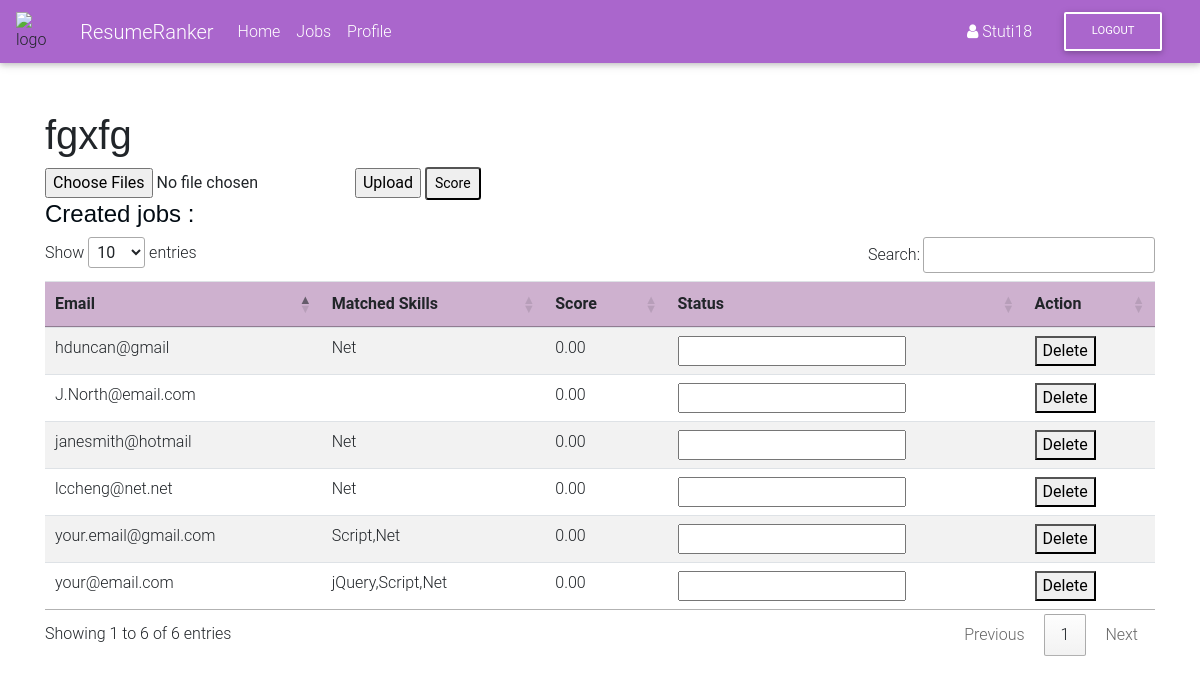
Page /job/48 (signed in) on the committed database.
### jobs/models.py (models this page shows)
class Job(models.Model):
    user = models.ForeignKey(User, on_delete=models.CASCADE)
    title = models.CharField(max_length=1000, blank=True)
    job_description = models.CharField(max_length=2000)
    skills = models.CharField(default=False,max_length=2000)
    status = models.CharField(default="NotScored",max_length=10)

class Resume(models.Model):
    job = models.ForeignKey(Job, on_delete=models.CASCADE)
    email = models.EmailField()
    skills = models.CharField(max_length=1000)
    score = models.DecimalField(default=0 , decimal_places=2 , max_digits=4)
    resume_data = models.CharField(max_length=5000)
    status = models.CharField(default="Not Shared",max_length=10)

### jobs/views.py (the view, shortened to what this page needs)
# urls.py: path('job/<int:pk>', jobDetail, name='jobDetail'),
@login_required
def jobDetail(request, pk):
    if request.method == "GET":
        current_job = Job.objects.get(user=request.user,id=pk)
        job = list(Job.objects.filter(user=request.user, id=pk).values())[0]
        resumes = list(Resume.objects.filter(job=current_job).values())
        return render(request, 'app/job.html',{"job": job,"resumes":resumes})

### templates/app/job.html (shortened to what this page needs)
{% extends "base.html" %}
{% block content %}
<h1> {{ job.title }} </h1>
<form method="post" enctype="multipart/form-data" action="/job/{{ job.id }}">
	<input type="file" id="files" name="files" multiple/>
	<input type="submit" value="Upload" />
	<button type="button" id="btn" class=" btn-sm">Score</button>
	</form>
	{% if resumes|length == 0 %}
	<h1> No Data Found </h1>
	{% else %}
	<h4><span style="color: rgb(2, 11, 19);"> Created jobs :</span></h4>
	<table class="table table-striped" id="job">
  <thead>
    <tr style="background-color:rgb(206, 177, 207);">
      <th scope="col">Email</th>
      <th scope="col">Matched Skills</th>
	  <th scope="col">Score</th>
	  <th scope="col">Status</th>
	  <th scope="col">Action</th>
    </tr>
  </thead>
  <tbody>
  {% for resume in resumes %}
    <tr>
		<td>{{ resume.email}}</td>
      <td>{{ resume.skills }}</td>
	  <td>{{ resume.score }}</td>
	  <td>
		<input list="status" name="status">
	  </td>
	  <td>
		<form action="{% url 'jobs:resumeDelete' job.id resume.id %}" method="POST">
		<button type="submit">Delete</button>
		</form>
	   </td>
    </tr>
  {% endfor %}
  </tbody>
</table>
{% endif %}
{% endblock content %}

### templates/navbar.html (shortened to what this page needs)
<div class="c">
<nav class="navbar navbar-expand-lg navbar-dark secondary-color mb-5">
    <img src="../static/img/logo/logo1.PNG" class="img-rounded" alt="logo"
    height="3.5%"
    width="3.5%"
    style="display:block ;  margin-left: auto; margin-right:2% ;"
    >
    <a class="navbar-brand" href="{% url 'users:home' %}">ResumeRanker</a>
    <div class="collapse navbar-collapse" id="basicExampleNav">
        <ul class="navbar-nav mr-auto">
            {% if request.user.is_authenticated %}
            <li class="nav-item ">
                <a class="nav-link" href="{% url 'users:home' %}">Home
                </a>
            </li>
            {% endif %}
            {% if request.user.is_authenticated %}
            <li class="nav-item">
                <a class="nav-link" href="{% url 'jobs:jobs' %}">Jobs</a>
            </li>
            {% endif %}
            {% if request.user.is_authenticated %}
            <li class="nav-item">
                <a class="nav-link" href="{% url 'profiles:profile-edit' user.profile.id %}">Profile</a>
            </li>
            {% endif %}
        </ul>
        <div class="my-1 mr-3">
            {% if user.is_authenticated %}
                <div class="white-text">
                   <i class="fa fa-user" aria-hidden="true"></i>
                   {{ request.user }}
                   </div>
        </div>
        <div class="my-1 mr-3">
                <a class="btn btn-outline-white btn-md my-2 my-sm-0 ml-3" href="{% url 'logout' %}">Logout</a>
                </div>
            {% endif %}
        </div>
    </div>

### static/css/style.css (style rules this page uses)
a { color: #47b2e4; }
h1, h2, h3, h4, h5, h6 { font-family: "Jost", sans-serif; }

### rows in the picture
Job: title "fgxfg"
Resume: email "your@email.com", skills "jQuery,Script,Net", score "0.00"
Resume: email "your.email@gmail.com", skills "Script,Net", score "0.00"
Resume: email "hduncan@gmail", skills "Net", score "0.00"
Resume: email "J.North@email.com", score "0.00"
Resume: email "janesmith@hotmail", skills "Net", score "0.00"
Resume: email "lccheng@net.net", skills "Net", score "0.00"

### other values in the picture
{{ request.user }} "Stuti18"
